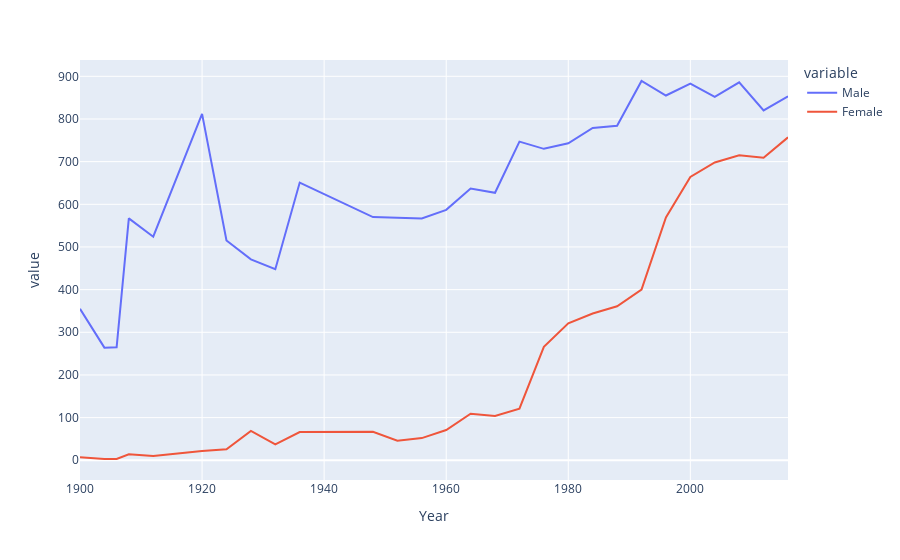

Notebook cell for this chart:
### Code cell
fig = px.line(df_gender , x = "Year" , y =["Male" , "Female"] )
fig.show()

### Figure 1 — Plotly figure (JSON) as saved in the notebook; plotly's stock layout.template omitted (floating-point values rounded to 4 significant figures)
{"data": [{"hovertemplate": "variable=Male<br>Year=%{x}<br>value=%{y}<extra></extra>", "legendgroup": "Male", "line": {"color": "#636efa", "dash": "solid"}, "marker": {"symbol": "circle"}, "mode": "lines", "name": "Male", "orientation": "v", "showlegend": true, "type": "scatter", "x": [1900, 1904, 1906, 1908, 1912, 1920, 1924, 1928, 1932, 1936, 1948, 1952, 1956, 1960, 1964, 1968, 1972, 1976, 1980, 1984, 1988, 1992, 1996, 2000, 2004, 2008, 2012, 2016], "xaxis": "x", "y": [355, 264, 265, 567, 524, 812, 515, 471, 448, 651, 570, 568, 567, 587, 637, 627, 747, 730, 743, 779, 784, 889, 855, 883, 852, 886, 820, 853], "yaxis": "y"}, {"hovertemplate": "variable=Female<br>Year=%{x}<br>value=%{y}<extra></extra>", "legendgroup": "Female", "line": {"color": "#EF553B", "dash": "solid"}, "marker": {"symbol": "circle"}, "mode": "lines", "name": "Female", "orientation": "v", "showlegend": true, "type": "scatter", "x": [1900, 1904, 1906, 1908, 1912, 1920, 1924, 1928, 1932, 1936, 1948, 1952, 1956, 1960, 1964, 1968, 1972, 1976, 1980, 1984, 1988, 1992, 1996, 2000, 2004, 2008, 2012, 2016], "xaxis": "x", "y": [7, 3, 3, 14, 10, 22, 26, 69, 37, 66, 67, 46, 52, 71, 109, 104, 121, 266, 321, 344, 361, 400, 569, 664, 698, 715, 709, 757], "yaxis": "y"}], "layout": {"legend": {"title": {"text": "variable"}, "tracegroupgap": 0}, "margin": {"t": 60}, "xaxis": {"anchor": "y", "domain": [0, 1], "title": {"text": "Year"}}, "yaxis": {"anchor": "x", "domain": [0, 1], "title": {"text": "value"}}}}
